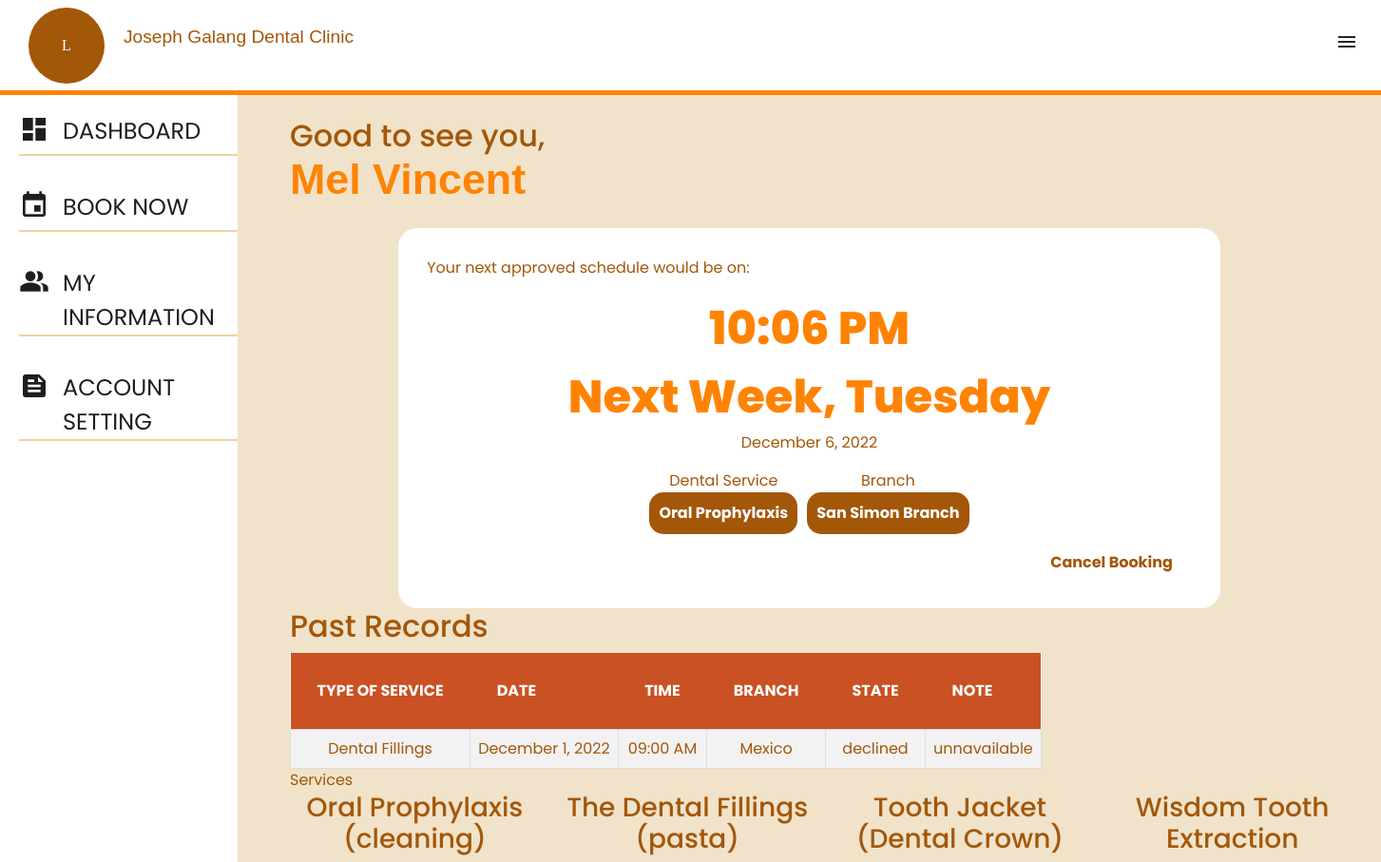
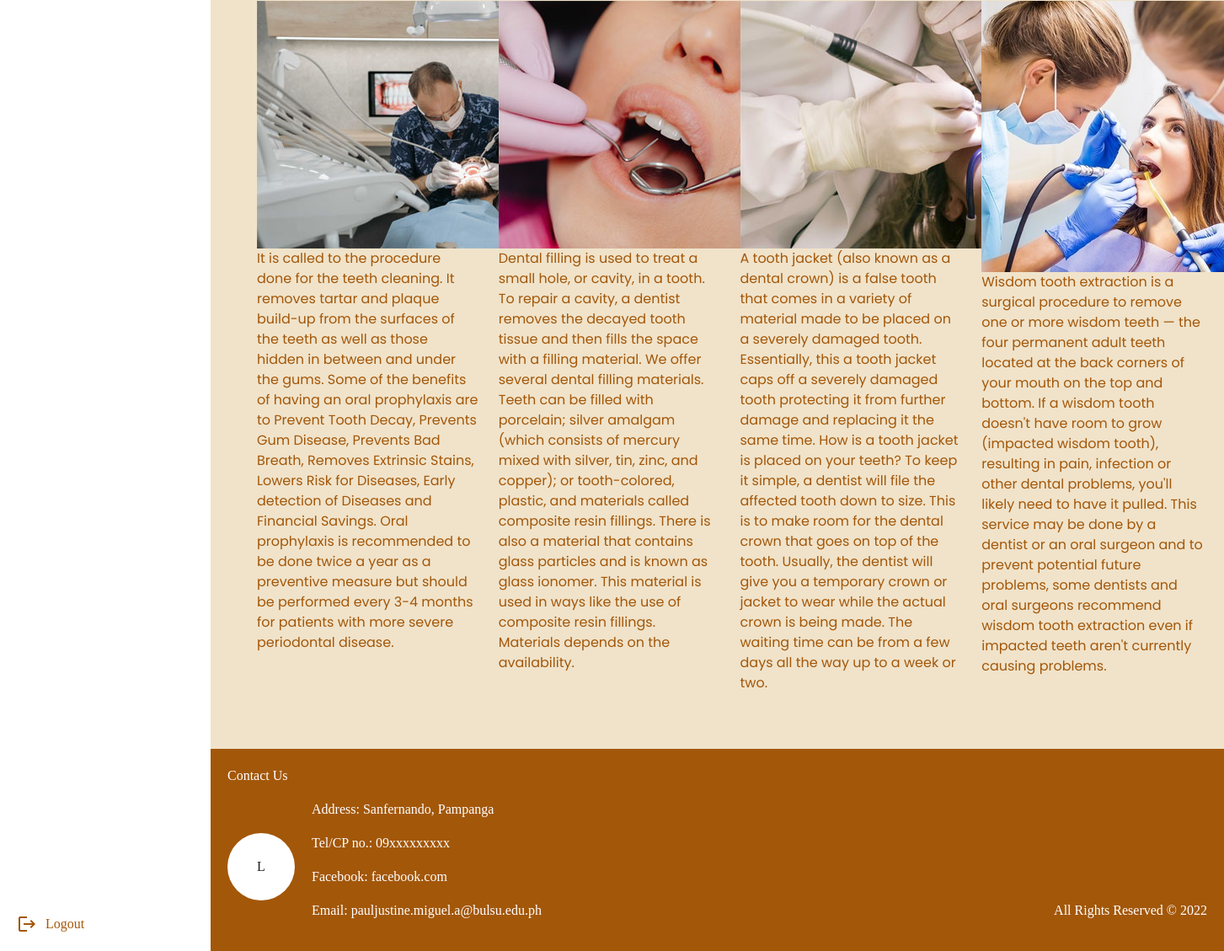
The page /users/dashboard.php (signed in) on the database its author committed (2 pictures, top to bottom).
### tables this page shows
CREATE TABLE `account_info` (
  `account_ID` int(10) NOT NULL,
  `fname` varchar(30) NOT NULL,
  `lname` varchar(30) NOT NULL,
  `contactNo` varchar(10) NOT NULL,
  `email` varchar(255) NOT NULL
);

CREATE TABLE `bookings` (
  `booking_ID` int(10) NOT NULL,
  `account_ID` int(10) NOT NULL,
  `service` enum('clean','pasta','d_crown','wisdom') NOT NULL,
  `date` date NOT NULL,
  `time` time NOT NULL,
  `state` enum('pending','accepted','completed','declined','cancelled') NOT NULL,
  `branch` enum('s_simon','mexico') NOT NULL,
  `note` tinytext NOT NULL
);

### users/dashboard.php (the view, shortened to what this page needs)
<?php
require("./partials/head.php");
require("../php/dbConnect.php");
  $email = $_SESSION["email"];
  $query = "SELECT account_info.account_ID, account_info.fname FROM account_info WHERE email='$email'";
  $result = mysqli_query($conn, $query);
  $value = mysqli_fetch_array($result);
  $id = $value['account_ID'];
  $fname = $value['fname'];
?>
<main>
  <section class="section-greeting-wrapper">
    <br>
    <h2>Good to see you,</h2>
    <h1 class="top-heading-text"><?=$fname?></h1>
    <br>
  </section>
  <?php
  $query = "SELECT bookings.booking_ID, bookings.service, bookings.date, bookings.time, bookings.branch, bookings.note
  FROM bookings
  WHERE bookings.account_ID='$id' AND bookings.state='accepted'
  ORDER BY bookings.date, bookings.time
  LIMIT 1";
  $result = mysqli_query($conn, $query);
  $count =  mysqli_num_rows($result);
  if($count > 0) {
    $booking = mysqli_fetch_array($result);
    switch($booking['service']) {
      case "clean":
        $service = "Oral Prophylaxis";
        break;
    }
    switch($booking['branch']) {
      case "s_simon":
        $branch = "San Simon";
        break;
    }
    $time = $booking['time'];
    $time = date("h:i A", strtotime($time));
    $dateRaw = $booking['date'];
    $date = date("F j, Y", strtotime($dateRaw));
    $Today = date("Y-m-d");
    $NextDay = date("Y-m-d", strtotime('+1 day', strtotime($Today)));
    $FirstDay = date("Y-m-d", strtotime('sunday last week'));
    $LastDay = date("Y-m-d", strtotime('sunday this week'));
    $NextWeekLast = date("Y-m-d", strtotime('sunday next week'));
    if ($dateRaw == $Today) {
      $when = "Today";
    } else if ($dateRaw == $NextDay){
      $when = "Tomorrow";
    } else if($dateRaw > $FirstDay && $dateRaw < $LastDay) {
      $when = "Next " . date('l', strtotime("$dateRaw"));
    } else if ($dateRaw < $NextWeekLast) {
      $when = "Next Week, " . date('l', strtotime("$dateRaw"));
    } else if (date(('m'), strtotime($dateRaw)) == date('m')) {
      $when = date('jS', strtotime("$dateRaw")) . " of this Month";
    } else {
      $when = date('jS', strtotime("$dateRaw")) . " of " . date('F', strtotime("$dateRaw"));
    }
    ?>
    <section class="schedule-wrapper">
        <p>Your next approved schedule would be on:</p>
        <p class="heading-date"><?=$time ?><br><?=$when?></p>
        <p class="subheading-date"><?=$date?></p>
        <div class="schedule-details-wrapper">
          <div class="detail-wrapper">
            <p>Dental Service</p>
            <p class="outlined-text"><?=$service?></p>
          </div>
          <div class="detail-wrapper">
            <p>Branch</p>
            <p class="outlined-text"><?=$branch?> Branch</p>
          </div>
        </div>
        <button class="btn cancel-btn" id="cancelBookBtn" type="button" onclick="cancelBook()">Cancel Booking</button>
        <br><br>
    </section>
    <?php
  }
  $records = [];
  $query = "SELECT * FROM bookings
  WHERE bookings.account_ID='$id' AND bookings.state in ('completed','declined','cancelled')
  ORDER BY bookings.date, bookings.time";
  $result = mysqli_query($conn, $query);
  if (mysqli_num_rows($result) <= 0) {
    echo showModalError("Can't Retrieve Emails");
  } else {
      while ($row = mysqli_fetch_assoc($result)) {
          array_push($records, $row);
      }
  }
  ?>
  <section class="section past-record-wrapper">
    <h2>Past Records</h2>
    <table border="2" cellpadding="8" cellspacing="0">
      <tr>
        <th>TYPE OF SERVICE</th>
        <th>DATE</th>
        <th>TIME</th>
        <th>BRANCH</th>
        <th>STATE</th>
        <th>NOTE</th>
      </tr>
      <?php foreach ($records as $record):
        switch($record['service']) {
          case "pasta":
            $service = "Dental Fillings";
            break;
        }
        $time = $record['time'];
        $time = date("h:i A", strtotime($time));
        $dateRaw = $record['date'];
        $date = date("F j, Y", strtotime($dateRaw));
        switch($record['branch']) {
          case "mexico":
            $branch = "Mexico";
            break;
        }
        $state = $record['state'];
        $note = $record['note'];
        ?>
      <tr align="center">
        <td><?=$service?></td>
        <td><?=$date?></td>
        <td><?=$time?></td>
        <td><?=$branch?></td>
        <td><?=$state?></td>
        <td><?=$note?></td>
      </tr>
      <?php endforeach; ?>
    </table>
  </section>
  <section class="section services-section">
    <div class="row" id="services">
      <div class="container-fluid">
        <div id="servicesTitle">Services</div>
        <div id="servicesContent">
          <div class="theService1">
            <div class="row">
              <div id="service1" class="container-fluid col-sm-3">
                <h3 style="text-align: center">
                  Oral Prophylaxis <br />(cleaning)
                </h3>
                <p>
                  <img src="../home/images/Oral Prophylaxis.jpg" /><br />
                  It is called to the procedure done for the teeth
                  cleaning. It removes tartar and plaque build-up from the
                  surfaces of the teeth as well as those hidden in between
                  and under the gums. Some of the benefits of having an
                  oral prophylaxis are to Prevent Tooth Decay, Prevents
                  Gum Disease, Prevents Bad Breath, Removes Extrinsic
                  Stains, Lowers Risk for Diseases, Early detection of
                  Diseases and Financial Savings. Oral prophylaxis is
                  recommended to be done twice a year as a preventive
                  measure but should be performed every 3-4 months for
                  patients with more severe periodontal disease.
                </p>
              </div>
              <div id="service2" class="container-fluid col-sm-3">
                <h3 style="text-align: center">
                  The Dental Fillings <br />(pasta)
                </h3>
                <p>
                  <img src="../home/images/Dental Fillings.jpg" /><br />
                  Dental filling is used to treat a small hole, or cavity,
                  in a tooth. To repair a cavity, a dentist removes the
                  decayed tooth tissue and then fills the space with a
                  filling material. We offer several dental filling
                  materials. Teeth can be filled with porcelain; silver
                  amalgam (which consists of mercury mixed with silver,
                  tin, zinc, and copper); or tooth-colored, plastic, and
                  materials called composite resin fillings. There is also
                  a material that contains glass particles and is known as
                  glass ionomer. This material is used in ways like the
                  use of composite resin fillings. Materials depends on
                  the availability.
                </p>
              </div>
              <div id="service3" class="container-fluid col-sm-3">
                <h3 style="text-align: center">
                  Tooth Jacket <br />(Dental Crown)
                </h3>
                <p>
                  <img src="../home/images/Tooth Jacket.jpg" /><br />
                  A tooth jacket (also known as a dental crown) is a false
                  tooth that comes in a variety of material made to be
                  placed on a severely damaged tooth. Essentially, this a
                  tooth jacket caps off a severely damaged tooth
                  protecting it from further damage and replacing it the
                  same time. How is a tooth jacket is placed on your
                  teeth? To keep it simple, a dentist will file the
                  affected tooth down to size. This is to make room for
                  the dental crown that goes on top of the tooth. Usually,
                  the dentist will give you a temporary crown or jacket to
                  wear while the actual crown is being made. The waiting
                  time can be from a few days all the way up to a week or
                  two.
                </p>
              </div>
              <div id="service4" class="container-fluid col-sm-3">
                <h3 style="text-align: center">
                  Wisdom Tooth <br />Extraction
                </h3>
                <p>
                  <img src="../home/images/Wisdom Tooth Extraction.jpg" /><br />
                  Wisdom tooth extraction is a surgical procedure to
                  remove one or more wisdom teeth — the four permanent
                  adult teeth located at the back corners of your mouth on
                  the top and bottom. If a wisdom tooth doesn't have room
                  to grow (impacted wisdom tooth), resulting in pain,
                  infection or other dental problems, you'll likely need
                  to have it pulled. This service may be done by a dentist
                  or an oral surgeon and to prevent potential future
                  problems, some dentists and oral surgeons recommend
                  wisdom tooth extraction even if impacted teeth aren't
                  currently causing problems.
                </p>
              </div>
            </div>
          </div>
        </div>
      </div>
    </div>
  </section>
</main>
<?php
require("./partials/footer.php");
?>

### users/partials/head.php (shortened to what this page needs)
<!DOCTYPE html>
<html lang="en">
<head>
    <link rel="stylesheet" href="bootstrap\bootstrap.min.css" />
    <link rel="stylesheet" href="asset/user_styles.css" />
</head>
<body>
    <header>
        <div class="header-title">
            <div class="logo footer-place-holder-logo"><span>L</span></div>
            <p class="title-text">Joseph Galang Dental Clinic</p>
        </div>
        <div class="split">
            <span class="material-icons" id="menu-icon"> menu </span>
        </div>
    </header>
    <?php require("sidebar.php") ?>
    <div class="side-content">

### users/partials/sidebar.php
<aside>
    <ul class="options-bar">
        <li>
            <a href="./dashboard.php">
                <div class="icon-box">
                    <span class="material-icons">dashboard</span>
                </div>
                DASHBOARD
            </a>
        </li>
        <li>
            <a href="./book.php">
                <div class="icon-box">
                    <span class="material-icons"> event </span>
                </div>
                BOOK NOW
            </a>
        </li>
        <li>
            <a href="./myinformation.php">
                <div class="icon-box">
                    <span class="material-icons"> people_alt </span>
                </div>
                MY INFORMATION
            </a>
        </li>
        <li>
            <a href="./settings.php">
                <div class="icon-box">
                    <span class="material-icons"> feed </span>
                </div>
                ACCOUNT SETTING
            </a>
        </li>
    </ul>
    <div class="bottom-part">
        <div id="signout-btn">
            <span class="material-icons"> logout </span>
            <span>Logout</span>
        </div>
    </div>
</aside>

### users/partials/footer.php (shortened to what this page needs)
<footer>
    <div class="footer-wrapper">
        <p>Contact Us</p>
        <div class="contacts-wrapper">
            <div class="logo footer-place-holder-logo"><span>L</span></div>
            <div class="contact-details-wrapper">
                <p>Address: Sanfernando, Pampanga</p>
                <p>Tel/CP no.: 09xxxxxxxxx</p>
                <p>Facebook: facebook.com</p>
                <p>Email: pauljustine.miguel.a@bulsu.edu.ph</p>
            </div>
        </div>
    </div>
    <p>All Rights Reserved © 2022</p>
</footer>
</div>
</body>
</html>

### users/asset/user_styles.css (style rules this page uses)
* { box-sizing: border-box; }
body { margin: 0; font-family: "Poppins SemiBold"; min-height: 100vh; scroll-behavior: smooth; }
main { padding: 25px; padding-top: 100px; color: #a35709; background-color: #f0e3ca; padding-bottom: 50px; min-height: 100vh; font-family: "Poppins", sans-serif; }
footer { grid-column: 1 / -1; }
footer { background-color: #a35709; color: #fff; padding: 20px; display: flex; align-items: flex-end; justify-content: space-between; flex-flow: row wrap; }
aside { background-color: #fff; padding: 20px; padding-right: 0; height: 100%; position: fixed; z-index: 1; top: 0; left: 0; width: 250px; transition: all 0.5s ease-in-out; opacity: 1; visibility: visible; display: flex; flex-flow: column wrap; justify-content: space-between; }
.side-content { margin-left: 250px; transition: margin 0.4s ease-in-out; }
.split { padding-right: 14px; float: right; }
.options-bar { list-style-type: none; margin: 0; padding: 0; font-size: 1.5rem; display: flex; flex-direction: column; justify-content: flex-start; gap: 20px; margin-top: 100px; }
.options-bar li { border-bottom: 2px solid #ecd59c; margin-bottom: 1rem; }
.options-bar a { color: #1e1e1e; text-decoration: none; font-family: "Poppins", sans-serif; font-family: 600; display: flex; gap: 30px; }
.icon-box span { font-size: 2rem; width: 1rem; padding-right: 10px; }
.header-title { color: #a35709; display: flex; margin-left: 20px; align-items: center; justify-content: center; gap: 20px; }
.title-text { font-family: "Poppins SemiBold", sans-serif; font-size: 1.2em; }
footer .logo { background-color: #fff; color: #1e1e1e; }
.contacts-wrapper { display: flex; flex-direction: row; align-items: center; gap: 20px; }
.logo { width: 80px; height: 80px; border-radius: 100%; background-color: #a35709; display: flex; justify-content: center; align-items: center; color: #fff; }
.top-heading-text { font-family: "Poppins SemiBold", sans-serif; font-weight: 800; font-size: 2.8em; color: #a35709; margin-bottom: 0; }
header { background-color: #fff; z-index: 2; display: flex; justify-content: space-between; align-items: center; padding: 10px; height: 100px; border-bottom: 5px solid #ff8303; position: fixed; top: 0; width: 100%; transition: transform 0.4s ease-in-out; }
#menu-icon { transition: all 0.2s ease-in-out; opacity: 1; }
#signout-btn { color: #a35709; background-color: transparent; border: 0; transition: all 0.3s ease; display: flex; justify-content: flex-start; gap: 10px; }
.section-greeting-wrapper h1 { margin-top: 0; color: #ff8303; }
.section-greeting-wrapper h2 { margin: 0; }
main > section { padding-left: 30px; }
table { border: none; background-color: #fff; }
table th { background-color: #c13500db; color: #fff; padding: 28px; }
table td { border: 1px solid #ddd; padding: 8px; }
table tr:nth-child(even) { background-color: #f2f2f2; }
.btn { border-radius: 16px; font-family: inherit; font-weight: bold; color: #a35709; background-color: #fff; border: none; padding: 18px 20px; transition: all 0.2s ease-in-out; font-family: "Poppins", sans-serif; }
.schedule-wrapper { background-color: #fff; color: #a35709; padding: 30px; width: 75%; margin: 0 auto; border-radius: 20px; }
.heading-date { font-size: 3rem; color: #ff8303; font-weight: 800; text-align: center; margin: 0; }
.subheading-date { text-align: center; }
.schedule-details-wrapper { display: flex; flex-flow: row wrap; gap: 10px; justify-content: center; }
.detail-wrapper { display: flex; flex-direction: column; }
.detail-wrapper p { margin: 0; text-align: center; }
.outlined-text { background-color: #a35709; color: #fff; display: inline-block; padding: 10px; border-radius: 15px; text-align: center; font-weight: 700; }
.schedule-wrapper .cancel-btn { float:right; }

### rows shown on the page
account_info: fname "Mel Vincent"
bookings: time "10:06 PM", date "Next Week, Tuesday", date "December 6, 2022", service "Oral Prophylaxis", branch "San Simon"
bookings: service "Dental Fillings", date "December 1, 2022", time "09:00 AM", branch "Mexico", state "declined", note "unnavailable"
